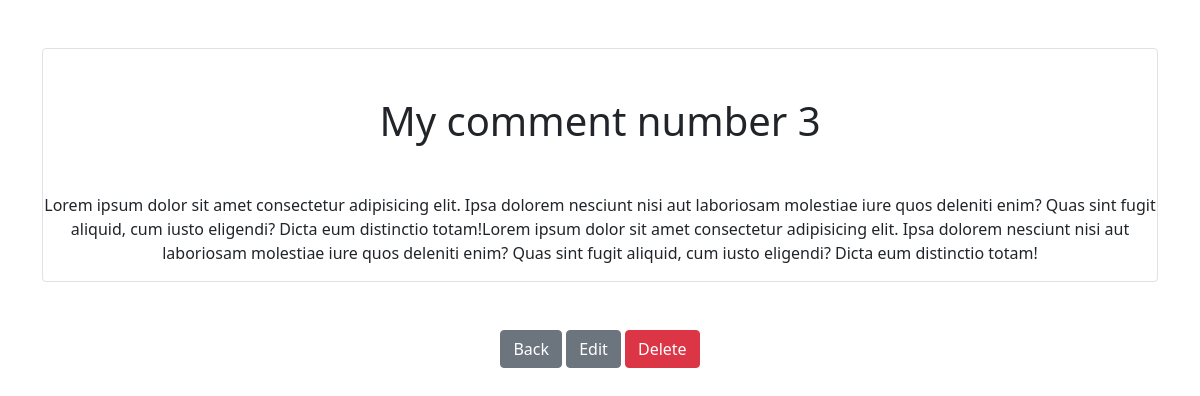
The page /smart/notes/4 on the database its author committed.
### notes/models.py (models this page shows)
class Notes(models.Model):
    title = models.CharField(max_length=200)
    text = models.TextField()
    created = models.DateTimeField(auto_now_add=True)
    user = models.ForeignKey(User, on_delete=models.CASCADE, related_name="notes")

### notes/views.py (the view)
# urls.py: path('notes/<int:pk>', views.NotesDitailView.as_view(), name="notes.detail"),
class NotesDitailView(DetailView):
    model = Notes
    context_object_name = "note"
    template_name = "notes/single_note.html"

### notes/templates/notes/single_note.html
{% extends 'base.html' %}
{% block content %}
    <div class="border rounded">
        <h1 class="my-5">{{ note.title }}</h1>
        <p>{{ note.text }}</p>
    </div>
    <a href="{% url 'notes.list' %}" class="btn btn-secondary my-5">Back</a>
    <a href="{%  url 'notes.update' pk=note.id %}" class="btn btn-secondary">Edit</a>
    <a href="{% url 'notes.delete' pk=note.id %}" class="btn btn-danger">Delete</a>
{% endblock %}

### rows shown on the page
Notes: title "My comment number 3", text "Lorem ipsum dolor sit amet consectetur adipisicing elit. Ipsa dolorem nesciunt nisi aut laboriosam molestiae iure quos deleniti enim? Quas sint fugit aliquid, cum iusto eligendi? Dicta eum distinctio totam!Lorem ipsum dolor sit amet consectetur adipisicing elit. Ipsa dolorem nesciunt nisi aut laboriosam molestiae iure quos deleniti enim? Quas sint fugit aliquid, cum iusto eligendi? Dicta eum distinctio totam!"
